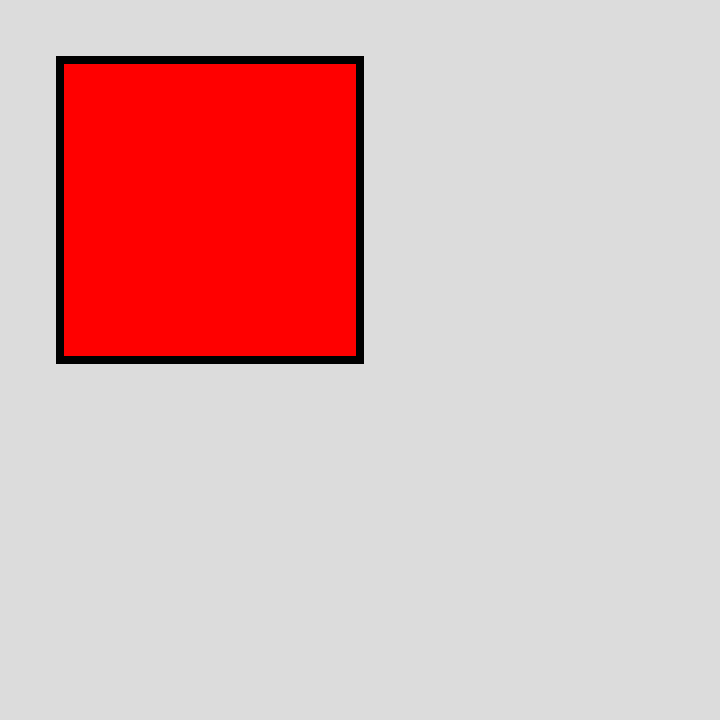
Frame 1 (no input)
Frame 60 (no input): identical to frame 1, image omitted
Frame 120 (the mouse pressed at the canvas centre since frame 60): identical to frame 1, image omitted

The p5.js sketch that drew this single still picture (run headless with seeded random() and noise() and a simulated clock; from frame 60 on, the mouse is pressed at the canvas centre):

// p5.js sketch
// ── sketch.js
function setup() {//runs once
  createCanvas(720, 720);
  fill('red');
  strokeWeight(8);
}

function draw() {//runs in a loop
  background(220);
  
  translate(60,60);
  
  quad(0,0,
       300,0,
       300,300,
       0,300);
}
